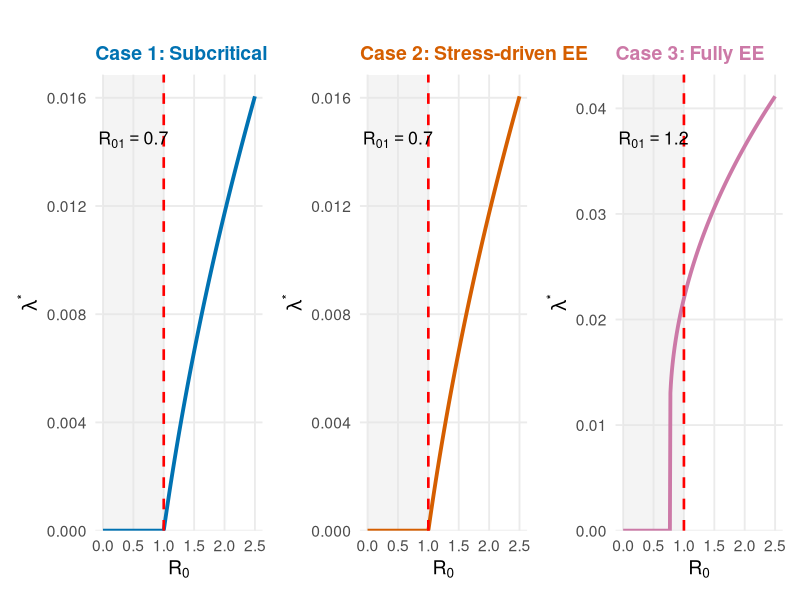
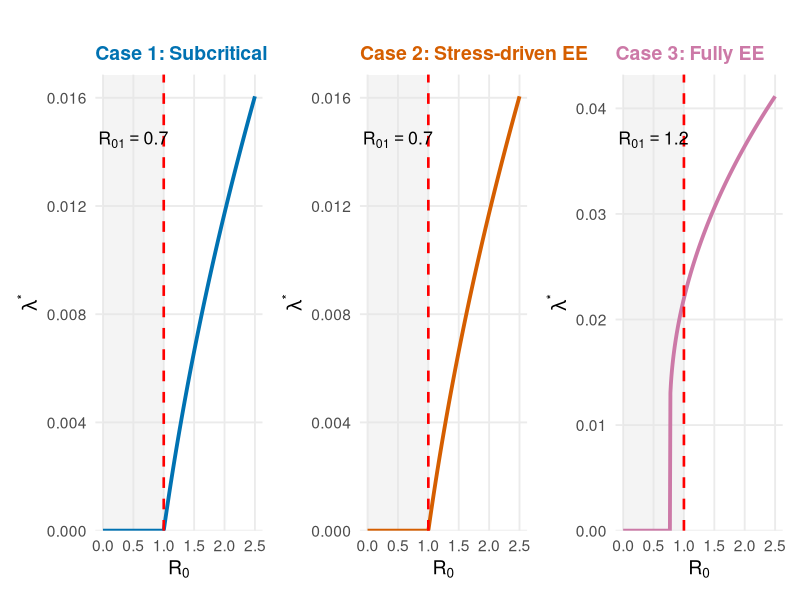

Recreate these plots in R, in order.
# =====================================================
# File: three_cases_lambda_plot.R
# Purpose: Visualize λ* vs R0 for 3 biologically possible regimes
# =====================================================

library(ggplot2)
library(dplyr)
library(patchwork)

# --- Parameters ---
mu     <- 0.005
alpha  <- 0.1
gamma1 <- 0.2
gamma2 <- 0.25
d1     <- 0.02
d2     <- 0.025

# --- Constants ---
C1 <- (gamma1 + mu + d1) * (gamma2 + mu + d2)
C2 <- C1 * (alpha + 2 * mu)
C3 <- C1 * mu * (alpha + mu)

# --- Function for λ* ---
lambda_star <- function(R0, R01) {
  A2 <- C1
  A1 <- C2 * (1 - R01)
  A0 <- C3 * (1 - R0)
  disc <- A1^2 - 4 * A2 * A0
  if (disc <= 0) return(0)
  roots <- (-A1 + c(1, -1) * sqrt(disc)) / (2 * A2)
  pos_roots <- roots[roots > 0 & is.finite(roots)]
  if (length(pos_roots) == 0) return(0)
  max(pos_roots)
}

# --- R0 range ---
R0_vals <- seq(0, 2.5, length.out = 300)

# --- Define 3 biologically consistent cases ---
cases <- tibble::tribble(
  ~Case, ~R01, ~Color,
  "Case 1: R01 < 1, R0 < 1", 0.7, "#0072B2",
  "Case 2: R01 < 1, R0 > 1", 0.7, "#D55E00",
  "Case 3: R01 > 1, R0 > 1", 1.2, "#CC79A7"
)

# --- Compute λ* ---
df <- cases %>%
  group_by(Case, R01, Color) %>%
  do({
    tibble(
      R0 = R0_vals,
      lambda = sapply(R0_vals, lambda_star, R01 = .$R01)
    )
  }) %>%
  ungroup()

# --- Plot template ---
plot_case <- function(data, title, col){
  R01_val <- unique(data$R01)
  
  ggplot(data, aes(x = R0, y = lambda)) +
    annotate("rect", xmin = 0, xmax = 1, ymin = -Inf, ymax = Inf,
             fill = "gray90", alpha = 0.4) +
    geom_line(color = col, linewidth = 1.3) +
    geom_vline(xintercept = 1, linetype = "dashed", color = "red", linewidth = 0.9) +
    annotate("text",
             x = max(data$R0) * 0.2,
             y = max(data$lambda, na.rm = TRUE) * 0.9,
             label = paste0("R[0][1]==", R01_val),
             parse = TRUE,
             color = "black", size = 4.5, fontface = "bold") +
    labs(
      title = title,
      x = expression(R[0]),
      y = expression(lambda^"*")
    ) +
    scale_y_continuous(expand = expansion(mult = c(0, 0.05))) +
    theme_minimal(base_size = 14) +
    theme(
      plot.title = element_text(face = "bold", color = col, size = 14),
      axis.title = element_text(face = "bold"),
      panel.grid.minor = element_blank()
    )
}

# --- Generate subplots ---
p1 <- plot_case(df %>% filter(Case == "Case 1: R01 < 1, R0 < 1"),
                "Case 1: Subcritical", "#0072B2")
p2 <- plot_case(df %>% filter(Case == "Case 2: R01 < 1, R0 > 1"),
                "Case 2: Stress-driven EE", "#D55E00")
p3 <- plot_case(df %>% filter(Case == "Case 3: R01 > 1, R0 > 1"),
                "Case 3: Fully EE", "#CC79A7")

# --- Combine all three panels neatly ---
final_plot <- (p1 + p2 + p3) +
  plot_annotation(
    title = "",
    theme = theme(
      plot.title = element_text(face = "bold", size = 16)
    )
  )

# --- Display ---
print(final_plot)
ggsave("lambda_star_three_cases.png", final_plot, width = 20, height = 5, dpi = 300)
